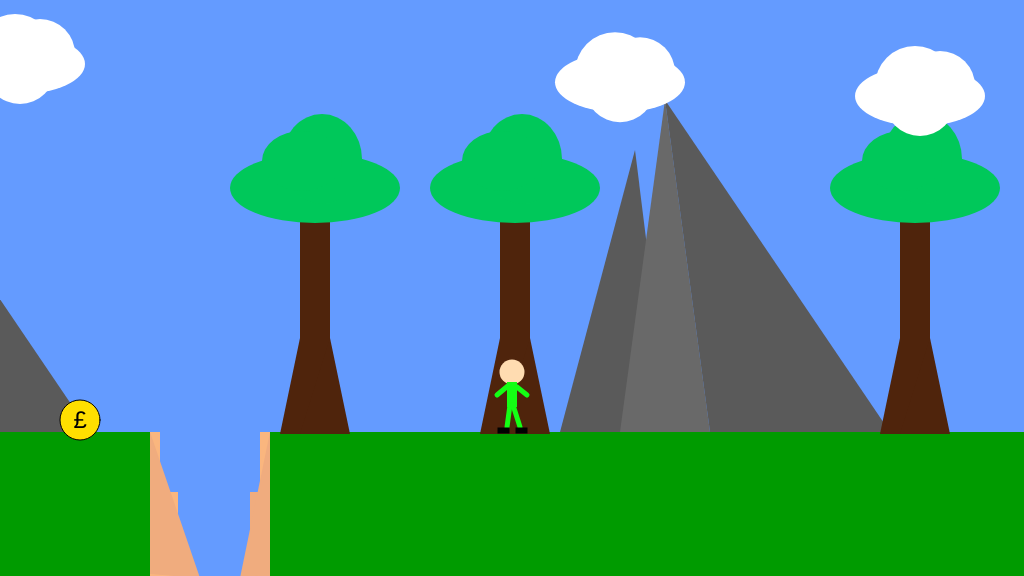
Frame 1 (no input)
Frame 60 (no input): identical to frame 1, image omitted
Frame 120 (the mouse pressed at the canvas centre since frame 60): identical to frame 1, image omitted

The p5.js sketch that drew this single still picture (run headless with seeded random() and noise() and a simulated clock; from frame 60 on, the mouse is pressed at the canvas centre):

// p5.js sketch
// ── sketch.js
/*

The Game Project

Week 3

Game interaction

*/


var gameChar_x;
var gameChar_y;
var floorPos_y;
var isLeft;
var isRight;
var isFalling;
var isPlummeting;
var isJumping;
var collectable;
var canyon;
// var treePos_x;
var treePos_y;
var mountain;
var cameraPosX = 0;


function setup()
{
	createCanvas(1024, 576);
	floorPos_y = height * 3/4;
	gameChar_x = width/2;
	gameChar_y = floorPos_y;



	isLeft = false;
	isRight = false;
	isPlummeting = false;
	isFalling = false;
	isJumping = false;

	collectable = {x_pos: 80, y_pos:420, size: 40, isFound: false};

	isPlummeting = false;

	canyon = {x_pos: 150, width: 120};

	trees_x = [-200,300,500,900,1150,1400,1700];
	treePos_y = height/2;
	clouds_x = [-500,0,600,900,1300,1500]
	clouds_y = [height/6,height/9,height/7,height/6,height/9,height/7]

	mountains_x = [-200,600,1200,1500,1800,2050]
	mountain = {width: 110};


}

function draw()
{

	cameraPosX = gameChar_x - width / 2;

	///////////DRAWING CODE//////////

	background(100,155,255); //fill the sky blue


	noStroke();
	fill(0,155,0);
	rect(0, floorPos_y, width, height - floorPos_y); //draw some green ground
	
	push();
	translate(-cameraPosX, 0);
	// draw mountains

	for(var i = 0; i < mountains_x.length; i++)
	{
		noStroke();
	
		fill(90,90,90);
		triangle(mountains_x[i] + mountain.width/2 -20, 150, mountains_x[i]- 40, 432, mountains_x[i] + mountain.width -40,432);
		fill(105,105,105)
	
		triangle(mountains_x[i] + mountain.width/2 + 10,100, mountains_x[i] + 20,432, mountains_x[i] + mountain.width, 432);
		fill(90,90,90);
	
		triangle(mountains_x[i] + mountain.width/2 + 10, 100,mountains_x[i] + mountain.width ,432, mountains_x[i] + mountain.width + 180 ,432);
		fill(255)
	}

	// draw trees

	for(var i = 0; i < trees_x.length; i++)
	{
		noStroke();
		fill(79, 36, 12);
		rect(trees_x[i], treePos_y - 86, 30, 232); 
		triangle(trees_x[i] - 20, treePos_y + 146, trees_x[i], treePos_y + 146, trees_x[i], treePos_y + 50)
		triangle(trees_x[i], treePos_y + 146, trees_x[i] + 50, treePos_y + 146, trees_x[i] + 30, treePos_y + 50)

		// Tree branches
		noStroke();
		fill(0, 200, 90);
		ellipse(trees_x[i] + 15, treePos_y - 100, 170, 70);
		ellipse(trees_x[i] + 22, treePos_y - 129, 80, 90); 
		ellipse(trees_x[i] + 2, treePos_y - 127, 80, 60);
		}


	// draw clouds
	for (var i = 0; i < clouds_x.length; i++)
	{
		noStroke();
		fill(255);
		ellipse(clouds_x[i] + 15, clouds_y[i] - 10, 80, 80);
		ellipse(clouds_x[i] + 40, clouds_y[i] - 10, 70, 70);
		ellipse(clouds_x[i] + 20, clouds_y[i], 130, 60);
		ellipse(clouds_x[i] + 20, clouds_y[i] + 5, 70, 70);


		// ellipse(cloudPos_x + 40,cloudPos_y,100,70);
		// ellipse(cloudPos_x + 50,cloudPos_y ,70,90);
	}


	//draw the canyon

	// Draw the main body of the canyon
	fill(100, 155, 255);
	rect(canyon.x_pos, 432, canyon.width, 150);

	// Draw the lighter vertical sections on the sides of the canyon
	fill(250, 182, 126);
	rect(canyon.x_pos, 432, 10, 150); // Left small vertical rect
	rect(canyon.x_pos + canyon.width - 10, 432, 10, 150); // Right small vertical rect

	// Additional features of the canyon
	fill(250, 182, 126);
	rect(canyon.x_pos, 492, 28, 150); 

	// Darkened sides with triangles and rectangles for depth effect
	
	fill(240, 172, 126);
	triangle(canyon.x_pos, 432, canyon.x_pos, 574, canyon.x_pos + 50, 578); 
	rect(canyon.x_pos + canyon.width - 20, 492, 20, 180); 
	triangle(canyon.x_pos + canyon.width, 432, canyon.x_pos + canyon.width, 574, canyon.x_pos + canyon.width - 30, 578);


	if(gameChar_x > canyon.x_pos && gameChar_x < canyon.x_pos + canyon.width)
	{
		isPlummeting = true
	}
	else
	{
		isPlummeting = false
	}

	

	// collectable item
	if(dist(gameChar_x, gameChar_y, collectable.x_pos,collectable.y_pos) < 20)
	{
		collectable.isFound = true
	}
	if(collectable.isFound == false){
		fill(255,223,0);
		ellipse(collectable.x_pos, collectable.y_pos, collectable.size ,40);
		fill(0);
		textSize(24);
		text('£',collectable.x_pos -6.5, collectable.y_pos -11, 436);
		stroke(0);
		strokeWeight(1);  
		noFill(); 
		ellipse(collectable.x_pos, collectable.y_pos, collectable.size, 40);};
		noStroke();


	//the game character
	if(isLeft && isFalling)
	{
		// add your jumping-left code

			// head
		fill(255,220,177);
		ellipse(gameChar_x, gameChar_y - 63, 25);
		// body
		fill(20,255,20);
		rect(gameChar_x - 5, gameChar_y - 52, 10, 20);
		// arms
		stroke(20,255,20);
		strokeWeight(5);
		// right
		line(gameChar_x + 5, gameChar_y - 47, gameChar_x + 15, gameChar_y - 37);
		// left
		line(gameChar_x - 3, gameChar_y - 49, gameChar_x - 15, gameChar_y - 57);
		// legs
		
		line(gameChar_x - 2, gameChar_y - 37, gameChar_x - 5, gameChar_y - 15);
		line(gameChar_x + 1, gameChar_y - 37, gameChar_x + 3, gameChar_y - 17);
		// feet
		fill(0);
		stroke(0);
		rect(gameChar_x - 3, gameChar_y - 12, 7, 1);
		rect(gameChar_x - 12, gameChar_y - 15, 7, 1);

	}
	else if(isRight && isFalling)
	{
		// add your jumping-right code

		// head
		fill(255,220,177);
		ellipse(gameChar_x, gameChar_y - 63, 25);
		// body
		fill(20,255,20);
		rect(gameChar_x - 5, gameChar_y - 52, 10, 20);
		// arms
		stroke(20,255,20);
		strokeWeight(5);
		// right
		line(gameChar_x + 5, gameChar_y - 47, gameChar_x + 15, gameChar_y - 57);
		// left
		line(gameChar_x - 3, gameChar_y - 49, gameChar_x - 15, gameChar_y - 37);
		// legs
		
		line(gameChar_x - 2, gameChar_y - 37, gameChar_x - 1, gameChar_y - 15);
		line(gameChar_x + 1, gameChar_y - 37, gameChar_x + 8, gameChar_y - 17);
		// feet
		stroke(0);
		fill(0);
		rect(gameChar_x - 3, gameChar_y - 12, 7, 1);
		rect(gameChar_x + 8, gameChar_y - 15, 7, 1);

	}
	else if(isLeft)
	{
		// add your walking left code

			// head
		fill(255,220,177);
		ellipse(gameChar_x, gameChar_y - 60, 25);
		// body
		fill(20,255,20);
		rect(gameChar_x - 5, gameChar_y - 50, 10, 25);
		// arms
		stroke(20,255,20);
		strokeWeight(5);
		// right
		line(gameChar_x + 5, gameChar_y - 45, gameChar_x + 10, gameChar_y - 32);
		// left
		line(gameChar_x - 3, gameChar_y - 47, gameChar_x - 12, gameChar_y - 32);
		// legs
		line(gameChar_x - 2, gameChar_y - 27, gameChar_x - 5, gameChar_y - 5);
		line(gameChar_x + 1, gameChar_y - 27, gameChar_x + 12, gameChar_y - 7);
		// feet
		stroke(0);
		fill(0);
		rect(gameChar_x - 12, gameChar_y - 2, 7, 1);
		rect(gameChar_x + 6, gameChar_y - 3, 7, 1);

	}
	else if(isRight)
	{
		// add your walking right code

		// head
		fill(255,220,177);
		ellipse(gameChar_x, gameChar_y - 60, 25);
		// body
		fill(20,255,20);
		rect(gameChar_x - 5, gameChar_y - 50, 10, 25);
		// arms
		stroke(20,255,20);
		strokeWeight(5);
		// right
		line(gameChar_x + 5, gameChar_y - 45, gameChar_x + 10, gameChar_y - 32);
		// left
		line(gameChar_x - 3, gameChar_y - 47, gameChar_x - 12, gameChar_y - 32);
		// legs
		
		line(gameChar_x - 2, gameChar_y - 27, gameChar_x - 8, gameChar_y - 5);
		line(gameChar_x + 1, gameChar_y - 27, gameChar_x + 8, gameChar_y - 5);
		// feet
		stroke(0);
		fill(0);
		rect(gameChar_x - 12, gameChar_y - 2, 7, 1);
		rect(gameChar_x + 6, gameChar_y - 3, 7, 1);

	}
	// else if(isFalling || isPlummeting)
	else if(isFalling || isPlummeting)

	{
		// add your jumping facing forwards code

			// head
		fill(255,220,177);
		ellipse(gameChar_x, gameChar_y - 60, 25);
		// body
		fill(20,255,20);
		rect(gameChar_x - 5, gameChar_y - 50, 10, 25);
		// arms
		stroke(20,255,20);
		strokeWeight(5);
		// right
		line(gameChar_x + 5, gameChar_y - 45, gameChar_x + 15, gameChar_y - 57);
		// left
		line(gameChar_x - 3, gameChar_y - 47, gameChar_x - 15, gameChar_y - 57);
		// legs
		
		line(gameChar_x - 2, gameChar_y - 27, gameChar_x - 5, gameChar_y - 10);
		line(gameChar_x + 1, gameChar_y - 27, gameChar_x + 8, gameChar_y - 10);
		// feet
		stroke(0);
		fill(0);
		rect(gameChar_x - 12, gameChar_y - 10, 7, 1);
		rect(gameChar_x + 6, gameChar_y - 10, 7, 1);

	}
	else
	{
		// add your standing front facing code

		// Head
		fill(255,220,177);
		ellipse(gameChar_x, gameChar_y - 60, 25); 

		// Body
		fill(20,255,20);
		rect(gameChar_x - 5, gameChar_y - 50, 10, 25); 

		// Arms
		stroke(20,255,20);
		strokeWeight(5);
		// Right arm
		line(gameChar_x + 5, gameChar_y - 45, gameChar_x + 15, gameChar_y - 37);
		// Left arm
		line(gameChar_x - 3, gameChar_y - 47, gameChar_x - 15, gameChar_y - 37);

		// Legs
		
		// Left leg
		line(gameChar_x - 2, gameChar_y - 27, gameChar_x - 5, gameChar_y - 5);
		// Right leg
		line(gameChar_x + 1, gameChar_y - 27, gameChar_x + 8, gameChar_y - 5);

		// Feet
		stroke(0);
		fill(0);
		rect(gameChar_x - 12, gameChar_y - 2, 7, 1); // left foot
		rect(gameChar_x + 6, gameChar_y - 2, 7, 1); // right foot

	}

	///////////INTERACTION CODE//////////
	//Put conditional statements to move the game character below here


	// move left

	if (isLeft == true)
	{
		gameChar_x -= 10;
	}

	// move right
	else if (isRight == true)
	{
		gameChar_x += 10;
	}


	// jump
	
	
	if (gameChar_y < floorPos_y)
	{
		isFalling == true;
		gameChar_y += 5;
	}
	else
	{
		isFalling == false;
	}


	if (isPlummeting)
	{
		if(gameChar_y <= height && !isJumping)
		{
			gameChar_y += 10;
		}
	}

	pop();

}


function keyPressed()
{
	// if statements to control the animation of the character when
	// keys are pressed.

	//open up the console to see how these work
	console.log("keyPressed: " + key);
	console.log("keyPressed: " + keyCode);

	if (isPlummeting) {
        return;
    }


	if (gameChar_y < floorPos_y)
	{
		isJumping = true;
	}
	else
	{
		isJumping = false;
	}

	// move left

	if (keyCode == 37)
	{
		isLeft = true;
		// gameChar_x -= 10;
	}

	// move right
	else if (keyCode == 39)
	{
		isRight = true; 
		// gameChar_x += 10;
	}

	// jump
	else if (keyCode == 87 && isJumping == false)
	{
		gameChar_y -= 200;
	}


}

function keyReleased()
{
	// if statements to control the animation of the character when
	// keys are released.

	console.log("keyReleased: " + key);
	console.log("keyReleased: " + keyCode);

	if (keyCode == 37)
	{
		isLeft = false;
	}

	else if (keyCode == 39)
	{
		isRight = false; 
	}

	// else if (keyCode == 87)
	// {
	// 	gameChar_y += 100;
	// }


	// floorPos_y = height * 3/4;

}
